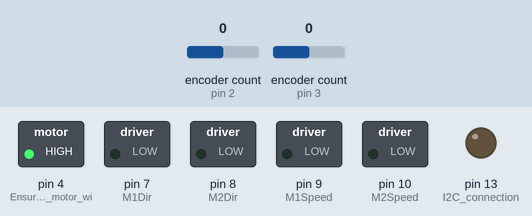
A sketch run on a simulated Arduino Uno, built with avr-gcc and run on an emulated ATmega328P. Parts: switched loads named in the sketch (green lamp = pin HIGH), output pins drawn as LEDs (lit = HIGH). Inputs (shaded band) come from the test bench; at power-on: encoder count (sensors on pin 2, pin 3) 0. What the sketch prints to the serial monitor is not drawn.

Above: at 0.1 s.
At 1.1 s:
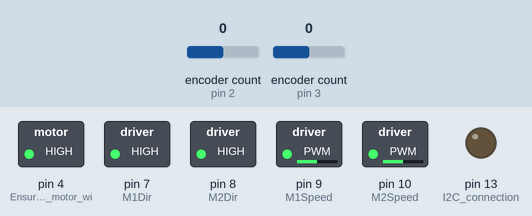
Timing chart, 0 to 2.6 s (numbered marks = the images above):
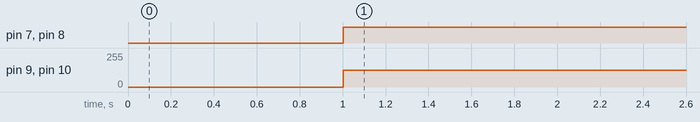

The sketch:

Demo1_arduino.ino
```cpp
/* Author: Andrew Samson 3/02/2022
 *
 * Description: This code is used to keep track of the position and orientation (radians off of x-axis)
 * of the robot relative to its starting point (0,0)
 *
 * Hardware:
 *
 * connect the clk on the encoder to pins 2 and 3 (interrupt pins)
 * connect the dt on the encoder to pins 5 and 6
 * connect GND on the encoder to GND on the arduino
 * connect + on encoder to the 5V on the arduino
 *
 */
 //#include <Wire.h>
 #include <Encoder.h>
 //#define SLAVE_ADDRESS 0x04
int label = 0;
// ============== Localization Initialization ==============
const double meterToFeet = 3.28084;
const double N_per_Rotation = 3200; // in ticks
const double radius = meterToFeet*0.145/2; //in meters
const double robot_width = meterToFeet*0.29; //in meters (Needs to be measured from wheel to wheel)
const double enc_to_rad = 2*PI/N_per_Rotation; //in radian / tick

bool duh = false;
int enc_last = 0;
double x = 0; //in meters
double y = 0; //in meters
double r = 0; //in meters
double phi = 0; //in radians

struct wheel :  Encoder{
  wheel(int x, int y, int s) : Encoder(x,y){side = s;};  //constructor
  long read(){
    return Encoder::read() * side;
  }
  double theta(){
    return read() * enc_to_rad;
  }

  double displacement(){ //returns the displacement made by wheel since it was last called
    int temp = read();
    double tbr = (temp - theta_last) * enc_to_rad * radius;
    theta_last = temp;
    return tbr;
  }
  int side = 1;
  long theta_last = 0;
};

wheel left(2,5,-1);
wheel right(3,6,1);

// ============== END Localization Initialization ==============


// ============== Motor Control Initialization ==============
int M1Speed = 9; //sets some pins
int M2Speed = 10;
int M1Dir = 7;
int M2Dir = 8;
int DIRECTIONM1 = HIGH;
int DIRECTIONM2 = HIGH;
bool STRAIGHT = false;


int ONCE = 0;
//double voltage = 0;
//double presentVoltage = 8.0; //WHYYYYYYYYYYYYYYYYYYYYYYY
int PWM_value_M1 = 0;
int PWM_value_M2 = 0;
// double error = 0;
double errorDis = 0;
double errorPhi = 0;
double curDis = 0.0;
//IN FEET
//double circum = PI*radius*2;
//double perClick = circum /3200;
double lastPT = 0.0;
double lastPO = 0.0;
double angVelOne = 0.0;
double angVelTwo = 0.0;
double errorAngVel = 0.0;
double errorForVel = 0.0;
double desForVel = 0.0;
double desAngVel = 0.0;
double barVoltage = 0.0;
double deltaVoltage = 0.0;
double samplingRate = 0.01;// in seconds, 10 milliseconds
double lastTime = 0;
double hamburger = 0;
double adjustVariable = 0 ;
double oneChange = 0;
double twoChange = 0;
double angStrong = 8;
bool firstTime = true;
//BELOOOOOOOOOOOOOOOOOOOOOOOOOOOOOOOOOOOOOOOOOOOOOOOOOOOOOOOOOOOOOOOOOOOOOWWWWW<<<<<<<<<<<<<<<<<<<<<<<<<<<<<<<<<<<<<<<<<<<<<<<<<<<<<<<<<<<<<<<<<<<<<<<<<<<<<<<<<<<<<<<<<<<<<<<<<<<<<<<<<<<<<<<<<<<<<<<<<<<<<<<<<<<<<<<<<<<
double INPUT_ANGLE = 180;// ENTERED IN DEGREES
double INPUT_DISTANCE = 3;//ENTERED IN FEET
//ABOOOOOOOOOOOOOOOOOOOOOOOOOOOOOOOOOOOOOOVVVVVVVVVVVVVVVVVVVVVVVVVVVVVVEEEEEEE<<<<<<<<<<<<<<<<<<<<<<<<<<<<<<<<<<<<<<<<<<<<<<<<<<<<<<<<<<<<<<<<<<<<<<<<<<<<<<<<<<<<<<<<<<<<<<<<<<<<<<<<<<<<<<<<<<<<<<<<<<<<<<<<<<<<<<<<<<<

//double desired_angle = (INPUT_ANGLE + (INPUT_ANGLE/90)*10)* PI/180; //CHANGE THIS CONTROLLER -(INPUT_ANGLE + (INPUT_ANGLE/90)*33.5
double desired_angle = (INPUT_ANGLE) * PI/180; //CHANGE THIS CONTROLLER -(INPUT_ANGLE + (INPUT_ANGLE/90)*33.5
//double desDis = INPUT_DISTANCE;// - (INPUT_DISTANCE/5)*( 0.105);
double desDis = INPUT_DISTANCE - (INPUT_DISTANCE/5)*( 0.105);

//Controller Specifications
//K was initially like 4.1

// It'll read the desired direction as the input, then it will output speed to reach the desired location
float Kp = 0.289202862842511*2; //in Volts/Radian //was 2
float Ki = 10.8369142120677; //in volts /radian
double I_past = 0;
double I = 0;
// ============= END Motor Control Initialization =============

void setup() {
  Serial.begin(115200);

  pinMode(4, OUTPUT); //Ensures that the motor will move
  pinMode(M1Dir, OUTPUT); //Sets the Motor 1 direction as an output
  pinMode(M2Dir, OUTPUT); //Sets the Motor 2 direction as an output
  pinMode(M1Speed, OUTPUT); //Sets the Motor 1 speed as an output
  pinMode(M2Speed, OUTPUT); //Sets the Motor 2 speed as an output
  pinMode(12, INPUT);
  pinMode(13, OUTPUT); //I2C connection
  digitalWrite(4, HIGH); //Sets pin 4 to high so the motor works
  //Wire.begin(SLAVE_ADDRESS); //Sets the
  //Wire.onReceive(receiveData);
  Serial.println("Ready!");
}

void loop() {
  if(firstTime){
    delay(1000);
    firstTime = false;
  }

    update_position();// UPDATES THE R VALUE WHICH TELLS IT HOW FAR IT HAS DRIVEN

    //LIST OF POTENTIAL ERRORS:
    // 1. THE RIGHT AND LEFT WHEELS MAY NEED TO BE REASSIGNED AS EITHER ONE OR TWO
    // 2. DUE TO WIRING THE WHEELS ORIENTATION MAY BE FLIPPED
    // 3. WHEN FINDING THE PWM VALUES THE = AND - SIGNS MAY NEED TO BE FLIPPED
    // 4. IT CURRENTLY MAY ROTATE AND DRIVE FORWARD AT THE SAME TIME

    if ( millis() % 10 == 0){
      //LEFT WHEEL DEFINED AS THE ONE, RIGHT WHEEL DEFINED AS THE TWO
      hamburger = millis() - lastTime;
      oneChange = left.theta() - lastPO;
      twoChange = right.theta() - lastPT;
      angVelOne = (oneChange) /(hamburger/1000);
      angVelTwo = (twoChange) / (hamburger/1000);
      lastTime = millis();
      lastPT = right.theta();
      lastPO = left.theta();

      errorPhi = (desired_angle - (phi)); // in radians
      errorDis = (desDis - r); //FORWARD ERROR TRACKING

      desForVel = errorDis / samplingRate; //MIGHT WANT TO ADJUST THE SPEED
      desAngVel = errorPhi / samplingRate;

      //desForVel = 0;
      //desAngVel = 0;

      //THIS STATEMENT WILL SWITCH TO STRAIGHT MODE ONCE IT HAAS TURNED A GOOD ANGLE.
      if((errorPhi < 0.01 && errorPhi > -0.01) || STRAIGHT == true){ //was 0.5
        if(STRAIGHT == false){
             //desDis += r;
             analogWrite(M1Speed, 0 );
             analogWrite(M2Speed, 0 );
             left.write(0);
             right.write(0);
             desired_angle = 0;
             //x=0;
             //y=0;
             delay(1000);
             //desDis += r;
        }
      STRAIGHT = true;
      }else{
      STRAIGHT = false;
      }


      //ERROR TRACKING FOR VELOCITY, THE TRUE CASE IS WHEN IT IS IN STRAIGHT MODE, THE FALSE CASE IS IN TURN MODE.
      //STRAIGHT MODE WILL ALSO ERROR TRACK IF THE ANGLE GETS OFF AND SHOULD HOPEFULLY ADJUST IT.
      if(STRAIGHT == true){
      errorForVel = desForVel - radius*(angVelOne + angVelTwo)/2;
      errorAngVel = -(desAngVel - radius*(angVelOne + angVelTwo)/(robot_width))*angStrong; //THIS WAS 7 abs(errorDis + errorPhi)
      //errorAngVel = 0;
      }else{
      errorForVel = 0;
      errorAngVel = -(desAngVel - radius*(angVelOne + angVelTwo)/(robot_width))/2; // TAKE OUT THE /2
      }

     if(errorDis < 0.5){
      angStrong = 1;
     }

      barVoltage = errorForVel * Kp/2;
      deltaVoltage = errorAngVel * Kp;

      PWM_value_M2 = ((barVoltage + deltaVoltage) / 2);
      PWM_value_M1 = ((barVoltage - deltaVoltage) / 2);


      //CHOOSES DIRECTION
      if(PWM_value_M1 > 0){
        DIRECTIONM1 = HIGH;
      } else{
        DIRECTIONM1 = LOW;
      }

      if(PWM_value_M2 > 0){
        DIRECTIONM2 = LOW;
      } else{
        DIRECTIONM2 = HIGH;
      }
      //adjustVariable =  (right.read() - right.theta_last) / (left.read() - left.theta_last);

      //THIS PART MAY MOST DEFINITELY BE JANK, totally should probably take this out <<<<<<<<<<<<<<<<<<<<<<<<<<<<<<<<<<<<<<<<<<<<<<<<<<<<<<<<<<<<<<<<<<<<<<<<<<<<<<<<<<<<<<<<<<<<<<<<<<<<<<<<<<<<<<<<<<<<<<<<<<<<<<<<<<<<
      //if(STRAIGHT == false){
      //  adjustVariable = 1;
      //}else{
      adjustVariable =  (right.read() / (left.read()));
      //}
           //Serial.println(PWM_value_M2);

      //PWM_value_M1 = (desAngVel > 0) ? ((barVoltage - deltaVoltage) / 2): PWM_value_M2;
      //PWM_value_M2 = PWM_value_M2 *  adjustVariable;

      //MAKES SURE THE PWM IS WITHIN THE BOUNDS
      if(STRAIGHT){
      PWM_value_M1 = abs(abs(PWM_value_M1));//-6*(8/INPUT_DISTANCE));
      } else{
      PWM_value_M1 = abs(PWM_value_M1);
      }
      if (PWM_value_M1 > 255) {
        PWM_value_M1 = 255;
      }
      PWM_value_M2 = abs(PWM_value_M2);
      if (PWM_value_M2 > 255) {
        PWM_value_M2 = 255;
      }


      //Something should probably be scaled for the minimum PWM needed to move the motor
      //WRITES THE SPEED AND DIRECTIONS TO THE MOTORS

      double bound = 100;
      if(PWM_value_M1 != 0) {
        PWM_value_M1 = ((double)PWM_value_M1)/(255)*(255-bound)+bound;

      }
      if(PWM_value_M2 != 0) {
        if(STRAIGHT) {
          PWM_value_M2 *= 0.923;
        }
        PWM_value_M2 = ((double)PWM_value_M2)/(255)*(255-bound)+bound;
      }


      //enc_last = left.read();


      //adjustVariable = 0;

      digitalWrite(M1Dir, DIRECTIONM1); //
      analogWrite(M1Speed, PWM_value_M1 );//PWM_value, WHEEL ON RIGHT SIDE IF LOOKING FROM BACK
      digitalWrite(M2Dir, DIRECTIONM2);
      analogWrite(M2Speed, PWM_value_M2);//PWM_value, WHEEL ON LEFT SIDE IF LOOKING FROM BACK
      //Serial.println(PWM_value);


    }

    if(millis() % 1000 == 0){//values to print for testing, can be deleted if desired
        if(label %12 == 0){
        Serial.print('\n');
//        Serial.print("phi");
//        Serial.print('\t');
//        Serial.print('\t');
        Serial.print("Error");
        Serial.print('\t');
        Serial.print("Er vel");
        Serial.print('\t');
        Serial.print("Er Ang");
        Serial.print('\t');
        Serial.print("Dis");
        Serial.print('\t');
        Serial.print("desDis");
        Serial.print('\t');
        Serial.print("x");
        Serial.print('\t');
        Serial.print("y");
        Serial.print('\t');
        Serial.print("PWM L");
        Serial.print('\t');
        Serial.print("PWM R");
        Serial.print('\t');
        Serial.print("Left");
        Serial.print('\t');
        Serial.print("Right");
        Serial.print('\n');
        }

//        Serial.print(phi* 180/PI);
//        Serial.print('\t');

        Serial.print(errorPhi *180/PI);
        Serial.print('\t');
        Serial.print(barVoltage);
        Serial.print('\t');
        Serial.print(deltaVoltage);
        Serial.print('\t');
        Serial.print(r);
        Serial.print('\t');
        Serial.print(desDis);
        Serial.print('\t');
        Serial.print(x);
        Serial.print('\t');
        Serial.print(y);
        Serial.print('\t');
        Serial.print(PWM_value_M1);
        Serial.print('\t');
        Serial.print(PWM_value_M2);
        Serial.print('\t');
        Serial.print(left.read());
        Serial.print('\t');
        Serial.println(right.read());
        //Serial.print('\t');
        //Serial.print('\n');
        label ++;
    }
   //delay(5);
}

void update_position(){ //Updates position for localization
  double d_r = right.displacement(); //sets a constant position throughout function
  double d_l = left.displacement();

  x = x + cos(phi)*(d_r + d_l) / 2; //updates x postion
  y = y + sin(phi)*(d_r + d_l) / 2; //updates y position
  r = sqrt(x*x + y*y); // upadates r / distance traveled

  phi = (right.read() - left.read()) * enc_to_rad * radius / robot_width; //updates orientation
}
```

Measured:
- by itself, pin 7 (M1Dir), pin 8 (M2Dir): LOW → HIGH at 1.0 s
- by itself, pin 9 (M1Speed), pin 10 (M2Speed): 0/255 → 127/255 at 1.0 s
